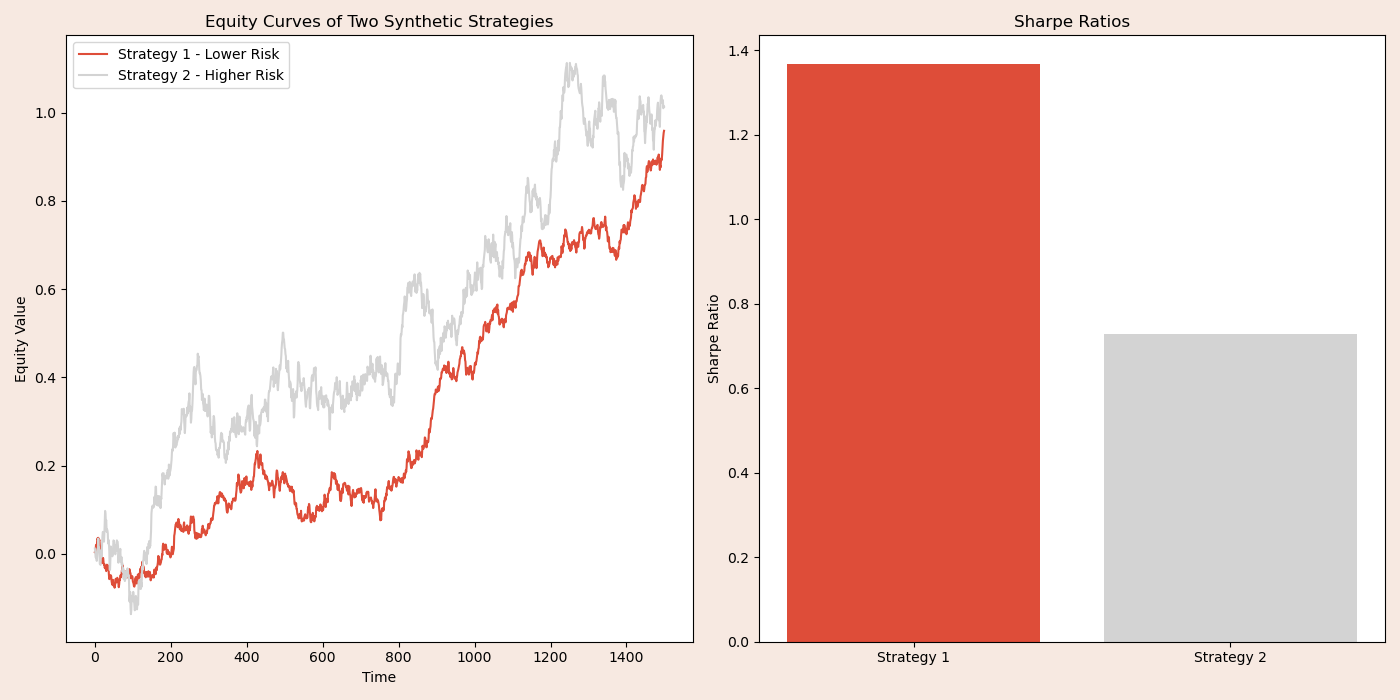

The Python source for this figure:
from metrics import calculate_std_dev
from metrics import calculate_sharpe_ratio, annualise_sharpe_ratio
from metrics import calculate_cumulative_returns
import numpy as np
import matplotlib.pyplot as plt

# Set random seed for reproducibility
np.random.seed(42)


# Function to generate synthetic returns
def generate_returns(mu, sigma, periods):
    return np.random.normal(mu, sigma, periods)


# Parameters for two strategies
periods = 1500
annual_return_strategy1 = 0.07  # 7% annual return
annual_return_strategy2 = 0.12  # 12% annual return
annual_volatility_strategy1 = 0.12  # 12% annual volatility
annual_volatility_strategy2 = 0.24  # 24% annual volatility

trading_days_in_a_year = 252

# Calculate daily returns from annual returns
strategy1_mu = (1 + annual_return_strategy1) ** (1 /
                                                 trading_days_in_a_year) - 1
strategy2_mu = (1 + annual_return_strategy2) ** (1 /
                                                 trading_days_in_a_year) - 1

# Calculate daily volatilities from annual volatilities
strategy1_sigma = annual_volatility_strategy1 / np.sqrt(trading_days_in_a_year)
strategy2_sigma = annual_volatility_strategy2 / np.sqrt(trading_days_in_a_year)

# Generate returns
returns1 = generate_returns(strategy1_mu, strategy1_sigma, periods)
returns2 = generate_returns(strategy2_mu, strategy2_sigma, periods)

# Calculate cumulative returns
cumulative_returns1 = calculate_cumulative_returns(returns1)
cumulative_returns2 = calculate_cumulative_returns(returns2)

sharpe1 = annualise_sharpe_ratio(calculate_sharpe_ratio(returns1))
sharpe2 = annualise_sharpe_ratio(calculate_sharpe_ratio(returns2))

print('Sharpe Ratio of Strategy 1: {:.2f}'.format(sharpe1))
print('Sharpe Ratio of Strategy 2: {:.2f}'.format(sharpe2))
print('\n')

usd_bet = 10_000
risk1 = usd_bet * annual_volatility_strategy1
risk2 = usd_bet * annual_volatility_strategy2

print('Returns of Strategy 1: ${:,.2f}'.format(
    usd_bet * annual_return_strategy1))
print('Risk of Strategy 1: ${:,.2f}'.format(risk1))
print('\n')

print('Returns of Strategy 2: ${:,.2f}'.format(
    usd_bet * annual_return_strategy2))
print('Risk of Strategy 2: ${:,.2f}'.format(risk2))
print('\n')


scale_factor = risk2 / risk1
print('Scale Factor: {}'.format(scale_factor))
print('\n')

print('Scaled Returns of Strategy 1: ${:,.2f}'.format(
    usd_bet * annual_return_strategy1 * scale_factor))
print('Risk of Scaled Strategy 1: ${:,.2f}'.format(risk1 * scale_factor))
print('\n')
print('Returns of Strategy 2: ${:,.2f}'.format(
    usd_bet * annual_return_strategy2))
print('Risk of Strategy 2: ${:,.2f}'.format(risk2))
print('\n')

plt.figure(figsize=(14, 7), facecolor='#f7e9e1')

plt.subplot(1, 2, 1)
plt.plot(cumulative_returns1, label='Strategy 1 - Lower Risk', color='#de4d39')
plt.plot(cumulative_returns2, label='Strategy 2 - Higher Risk', color='#d3d3d3')
plt.title('Equity Curves of Two Synthetic Strategies')
plt.xlabel('Time')
plt.ylabel('Equity Value')
plt.legend()


plt.tight_layout()
# plt.savefig('eq_curves_synth.png')

plt.subplot(1, 2, 2)
strategies = ['Strategy 1', 'Strategy 2']
sharpe_ratios = [sharpe1, sharpe2]
plt.bar(strategies, sharpe_ratios, color=['#de4d39', '#d3d3d3'])
plt.title('Sharpe Ratios')
plt.ylabel('Sharpe Ratio')

plt.tight_layout()
plt.savefig('eq_vs_sr.png')
